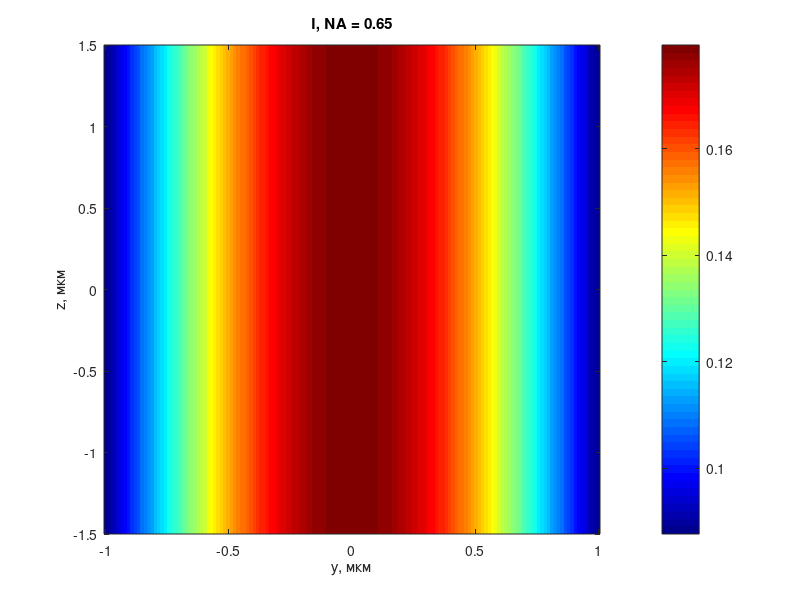
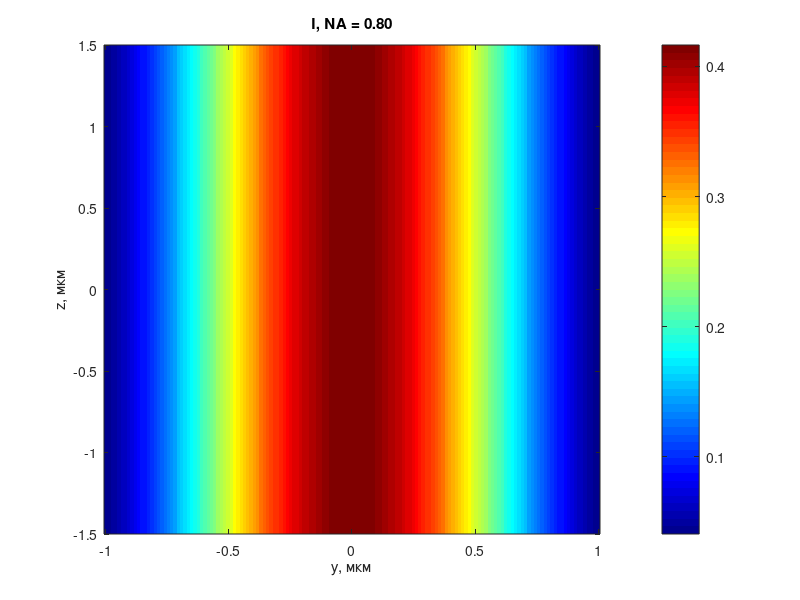
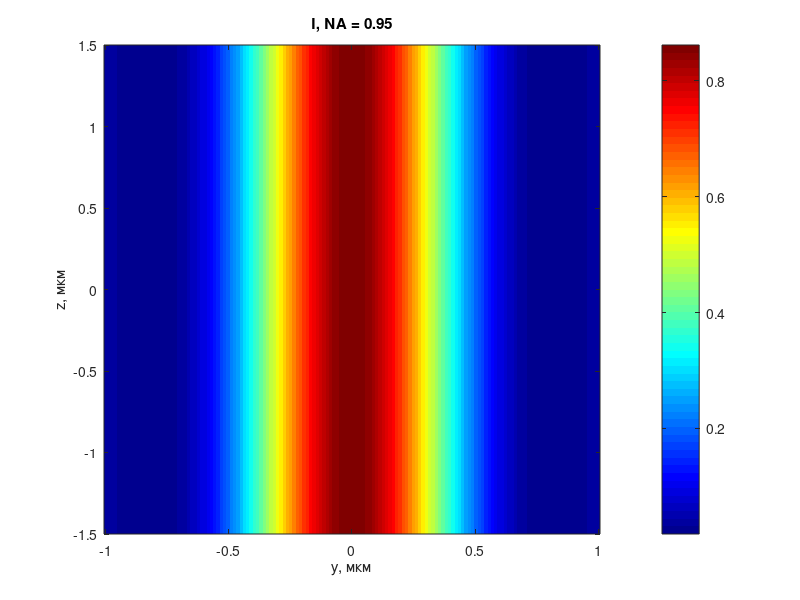

These figures' MATLAB source, in order:
##Получить продольное распределение интенсивности светового поля (вдоль оси z
##при r=0) в фокусе апланатического объектива при фокусировке радиально-
##поляризованного света l = 1 с длиной волны 0,532 мкм в воздухе (n = 1). Вычисления
##произвести для значений числовой апертуры NA равной 0,65, 0,8 и 0,95. Оценить вклад
##числовой апертуры в уменьшение размеров фокусного пятна.

close all;
clear;

r = 0;
l = 1;
h = 0.532; %мкм
n = 1;
NA = [ 0.65, 0.8, 0.95]; %апертуры по условию
psi = 0;
k=2*pi/h; %волновое число
N = 150; % количество разбиений интеграла

z = linspace(-1, 1, N);
y = linspace(-1, 1, N);

A = 1;

T = @(tetha) cos(tetha).^0.5;

f_x_1 = @(r, z, psi, tetha)l*T(tetha)*sin(tetha)*(1-cos(tetha))*exp(i*k*z*cos(tetha))*besselj(2, k*r*sin(tetha));
f_x_2 = @(r, z, psi, tetha) l*T(tetha)*sin(tetha)*(1+cos(tetha))*exp(i*k*z*cos(tetha))*besselj(0, k*r*sin(tetha));
f_y = @(r, z, psi, tetha) l*T(tetha)*sin(tetha)*(1-cos(tetha))*exp(i*k*z*cos(tetha))*besselj(2, k*r*sin(tetha));
f_z = @(r, z, psi, tetha) l*T(tetha)*sin(tetha)^2*exp(i*k*z*cos(tetha))*besselj(1, k*r*sin(tetha));

for aperture_i = NA
        alpha = asin(aperture_i / n);

        %Интегрируем все функции
        integral_x_1 = integral(@(tetha)f_x_1(r, z, psi, tetha),  0, alpha,'ArrayValued', true);
        integral_x_2 = integral(@(tetha)f_x_2(r, z, psi, tetha),  0, alpha,'ArrayValued', true);
        integral_y = integral(@(tetha)f_y(r, z, psi, tetha), 0, alpha,'ArrayValued', true);
        integral_z = integral(@(tetha)f_z(r, z, psi, tetha), 0, alpha,'ArrayValued', true);
        %домножаем на коэффициенты
        E_x = -i*A*cos(2*psi)*integral_x_1 - i*A*integral_x_2;
        E_y = -i*A*sin(2*psi)*integral_y;
        E_z = -2*A*sin(psi)*integral_z;
        %находим интенсивности
        I_x = abs(E_x).^2;
        I_y = abs(E_y).^2;
        I_z = abs(E_z).^2;
        I = I_x + I_y + I_z;

        % вычисляем минимум и максимумы
        % для отображения всех графиков на 1 масштабе
        max_val = max(I(:));
        min_val = min(I(:));

        figure;
        colormap jet;
        imagesc(z, y, I, [min_val,max_val]);
        title(sprintf('{I}, NA = %.2f', aperture_i));
        xlabel('y, мкм');
        ylabel('z, мкм');
        colorbar;
        axis('xy');

##        figure;
##        imagesc(z, y, I_x, [min_val,max_val]);
##        title(sprintf('{I_x}, NA = %.2f', aperture_i));
##        xlabel('x, мкм');
##        ylabel('y, мкм');
##        colorbar;
##        axis('xy');
##
##        figure;
##        colormap jet;
##        imagesc(z, y, I_y, [min_val,max_val]);
##        title(sprintf('{I_y}, NA = %.2f', aperture_i));
##        xlabel('x, мкм');
##        ylabel('y, мкм');
##        colorbar;
##        axis('xy');
##
##        figure;
##        colormap jet;
##        imagesc(z, y, I_z, [min_val,max_val]);
##        title(sprintf('{I_z}, NA = %.2f', aperture_i));
##        xlabel('x, мкм');
##        ylabel('y, мкм');
##        colorbar;
##        axis('xy');

 end
